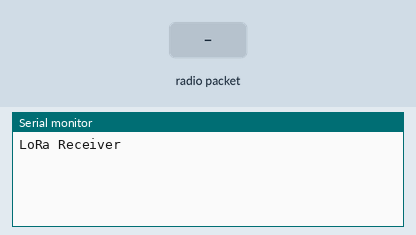
The sketch below on a simulated Arduino Uno, built with avr-gcc and run on an emulated ATmega328P. Parts: the last lines printed to the serial monitor. The inputs (shaded band) are chosen by the test bench. No radio packets arrive unless stated.

Above: at 1.2 s.
1.3 s: radio packet "1" arrives
At 1.9 s:
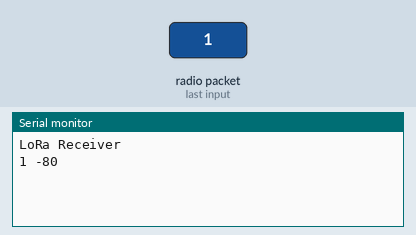
2.8 s: radio packet "0" arrives
At 4.0 s:
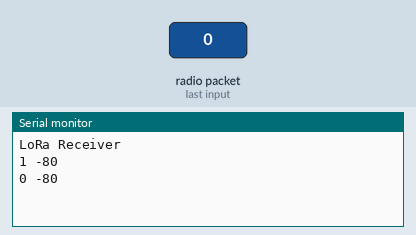
4.3 s: radio packet "2" arrives
At 5.4 s:
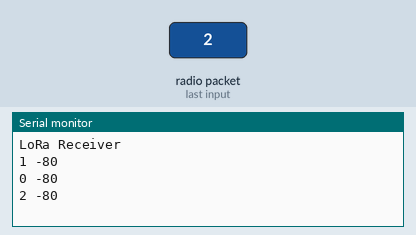

The sketch:

LoRa_Receiver.ino
```cpp
#include <SPI.h>
#include <LoRa.h>

void setup() {
  Serial.begin(19200);
  while (!Serial);
  Serial.println("LoRa Receiver");
  if (!LoRa.begin(915E6)) { // 433E6 or 915E6, the MHz speed
    Serial.println("Starting LoRa failed!");
    while (1);
  }
}

void loop() {
  String data = "";
  if (LoRa.parsePacket()) {
    while (LoRa.available()) {
      data += (char)LoRa.read();
    }
    Serial.print(data + " "); Serial.println(LoRa.packetRssi());
  }
}
```

Measured:
- after the input at 1.3 s, the serial monitor: prints a new line at once (image 1)
- after the input at 2.8 s, the serial monitor: prints a new line at once (image 2)
- after the input at 4.3 s, the serial monitor: prints a new line at once (image 3)
